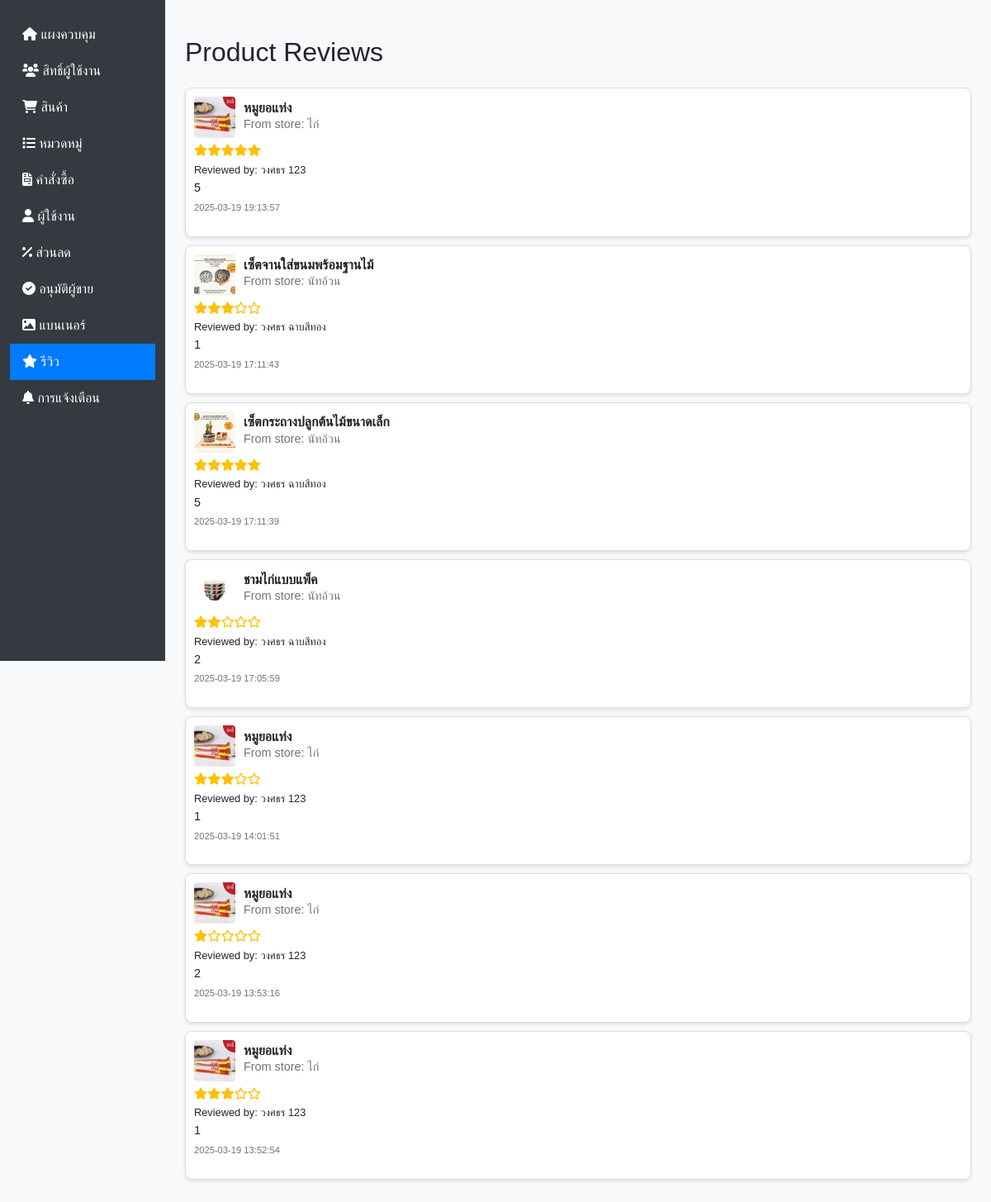
Screenshot of /Admin_dashboard/reviews.php (signed in) with the database file from the repository.
### tables this page shows
CREATE TABLE `reviews` (
  `id` int(11) NOT NULL,
  `user_id` int(11) NOT NULL,
  `product_id` int(11) NOT NULL,
  `seller_id` int(11) NOT NULL,
  `rating` tinyint(1) NOT NULL CHECK (`rating` between 1 and 5),
  `comment` text DEFAULT NULL,
  `created_at` timestamp NOT NULL DEFAULT current_timestamp()
);

CREATE TABLE `featured_products` (
  `id` int(11) NOT NULL,
  `seller_id` int(11) NOT NULL,
  `name` varchar(100) NOT NULL,
  `description` text DEFAULT NULL,
  `price` decimal(10,2) NOT NULL CHECK (`price` >= 0),
  `image` varchar(255) DEFAULT NULL,
  `created_at` timestamp NOT NULL DEFAULT current_timestamp(),
  `category_id` int(11) DEFAULT NULL,
  `stock` int(11) NOT NULL DEFAULT 0 CHECK (`stock` >= 0),
  `is_active` tinyint(1) DEFAULT 1
);

CREATE TABLE `sellers` (
  `seller_id` int(11) NOT NULL,
  `user_id` int(11) NOT NULL,
  `store_name` varchar(100) NOT NULL,
  `store_description` text DEFAULT NULL,
  `phone_number` varchar(20) DEFAULT NULL,
  `commission_rate` decimal(5,2) DEFAULT NULL,
  `status` enum('active','inactive') NOT NULL DEFAULT 'active',
  `created_at` timestamp NOT NULL DEFAULT current_timestamp(),
  `updated_at` timestamp NOT NULL DEFAULT current_timestamp() ON UPDATE current_timestamp(),
  `seller_email` varchar(255) NOT NULL
);

CREATE TABLE `users` (
  `user_id` int(11) NOT NULL,
  `username` varchar(50) NOT NULL,
  `email` varchar(100) NOT NULL,
  `password` varchar(255) NOT NULL,
  `first_name` varchar(50) DEFAULT NULL,
  `last_name` varchar(50) DEFAULT NULL,
  `created_at` timestamp NOT NULL DEFAULT current_timestamp(),
  `reset_token` varchar(255) DEFAULT NULL,
  `reset_token_expires` int(11) DEFAULT NULL,
  `phone_number` varchar(20) DEFAULT NULL,
  `address` text DEFAULT NULL,
  `is_active` tinyint(1) NOT NULL DEFAULT 1
);

### Admin_dashboard/reviews.php (the view, shortened to what this page needs)
<?php
require_once 'db_config.php';
function getStarRating($rating) {
    $stars = '';
    for ($i = 1; $i <= 5; $i++) {
        $stars .= ($i <= $rating) ? '<i class="fas fa-star text-warning"></i>' : '<i class="far fa-star text-warning"></i>';
    }
    return $stars;
}
$sql = "SELECT r.rating, r.comment, r.created_at,
               fp.name AS product_name, fp.image AS product_image,
               u.first_name, u.last_name,
               s.store_name  -- Get the store name
        FROM reviews r
        INNER JOIN featured_products fp ON r.product_id = fp.id
        INNER JOIN users u ON r.user_id = u.user_id
        INNER JOIN sellers s ON r.seller_id = s.seller_id  -- Join with sellers table
        ORDER BY r.created_at DESC";
$result = $conn->query($sql);
$reviews = [];
if ($result && $result->num_rows > 0) {
    while ($row = $result->fetch_assoc()) {
        $reviews[] = $row;
    }
}
?>
<!DOCTYPE html>
<html lang="en">
<head>
    <link href="https://cdn.jsdelivr.net/npm/bootstrap@5.3.0/dist/css/bootstrap.min.css" rel="stylesheet">
    <link rel="stylesheet" href="https://cdnjs.cloudflare.com/ajax/libs/font-awesome/6.0.0/css/all.min.css"  />
</head>
<body>
<div class="container-fluid">
    <div class="row">
        <nav class="col-md-3 col-lg-2 d-md-block sidebar">
            <?php include 'sidebar.php'; ?>
        </nav>
        <main role="main" class="col-md-9 ml-sm-auto col-lg-10 px-md-4 content">
            <h2 class="my-4">Product Reviews</h2>
            <?php if (empty($reviews)): ?>
                <p>No reviews yet.</p>
            <?php else: ?>
                <?php foreach ($reviews as $review): ?>
                    <div class="review-card">
                        <div class="product-info">
                            <img src="../uploads/สินค้า/<?php echo htmlspecialchars($review['product_image']); ?>" alt="<?php echo htmlspecialchars($review['product_name']); ?>" class="product-image">
                            <div>
                                <h5 class="product-name"><?php echo htmlspecialchars($review['product_name']); ?></h5>
                                <p class="store-name">From store: <?php echo htmlspecialchars($review['store_name']); ?></p>
                            </div>
                        </div>
                        <div class="rating">
                            <?php echo getStarRating($review['rating']); ?>
                        </div>
                        <p class="user-info">Reviewed by: <?php echo htmlspecialchars($review['first_name'] . ' ' . $review['last_name']); ?></p>
                        <p class="comment"><?php echo htmlspecialchars($review['comment']); ?></p>
                        <p class="timestamp"><?php echo htmlspecialchars($review['created_at']); ?></p>
                    </div>
                <?php endforeach; ?>
            <?php endif; ?>
        </main>
    </div>
</div>
</body>
</html>

### Admin_dashboard/reviews.php (style rules this page uses)
body { font-family: 'Arial', sans-serif; background-color: #f8f9fa; }
.sidebar { height: 100vh; background-color: #343a40; color: white; padding-top: 20px; position: sticky; top: 0; }
.content { padding: 20px; }
.review-card { background-color: #fff; border: 1px solid #ddd; border-radius: 8px; padding: 10px; margin-bottom: 10px; box-shadow: 0 2px 4px rgba(0, 0, 0, 0.1); }
.product-image { width: 50px; height: 50px; object-fit: cover; border-radius: 4px; margin-right: 10px; }
.product-info { display: flex; align-items: center; margin-bottom: 5px; }
.product-name { font-size: 1rem; font-weight: bold; margin: 0; }
.store-name { font-size: 0.9rem; color: #6c757d; margin-bottom: 2px; }
.rating { font-size: 0.9rem; margin-bottom: 2px; }
.user-info { font-size: 0.8rem; margin-bottom: 2px; color: #212529; }
.comment { font-size: 0.9rem; margin-bottom: 4px; }
.timestamp { font-size: 0.7rem; color: #6c757d; }

### rows the page displays
reviews: product.name (picture), product.name "หมูยอแท่ง", seller.store_name "ไก่", rating 5 (drawn), user.last_name "วงศธร 123", comment "5", created_at "2025-03-19 19:13:57"
reviews: product.name (picture), product.name "เซ็ตจานใส่ขนมพร้อมฐานไม้", seller.store_name "นัทอ้วน", rating 3 (drawn), user.last_name "วงศธร ฉาบสีทอง", comment "1", created_at "2025-03-19 17:11:43"
reviews: product.image (picture), product.name "เซ็ตกระถางปลูกต้นไม้ขนาดเล็ก", seller.store_name "นัทอ้วน", rating 5 (drawn), user.last_name "วงศธร ฉาบสีทอง", comment "5", created_at "2025-03-19 17:11:39"
reviews: product.name (picture), product.name "ชามไก่แบบแพ็ค", seller.store_name "นัทอ้วน", rating 2 (drawn), user.last_name "วงศธร ฉาบสีทอง", comment "2", created_at "2025-03-19 17:05:59"
reviews: product.name (picture), product.name "หมูยอแท่ง", seller.store_name "ไก่", rating 3 (drawn), user.last_name "วงศธร 123", comment "1", created_at "2025-03-19 14:01:51"
reviews: product.name (picture), product.name "หมูยอแท่ง", seller.store_name "ไก่", rating 1 (drawn), user.last_name "วงศธร 123", comment "2", created_at "2025-03-19 13:53:16"
reviews: product.name (picture), product.name "หมูยอแท่ง", seller.store_name "ไก่", rating 3 (drawn), user.last_name "วงศธร 123", comment "1", created_at "2025-03-19 13:52:54"
